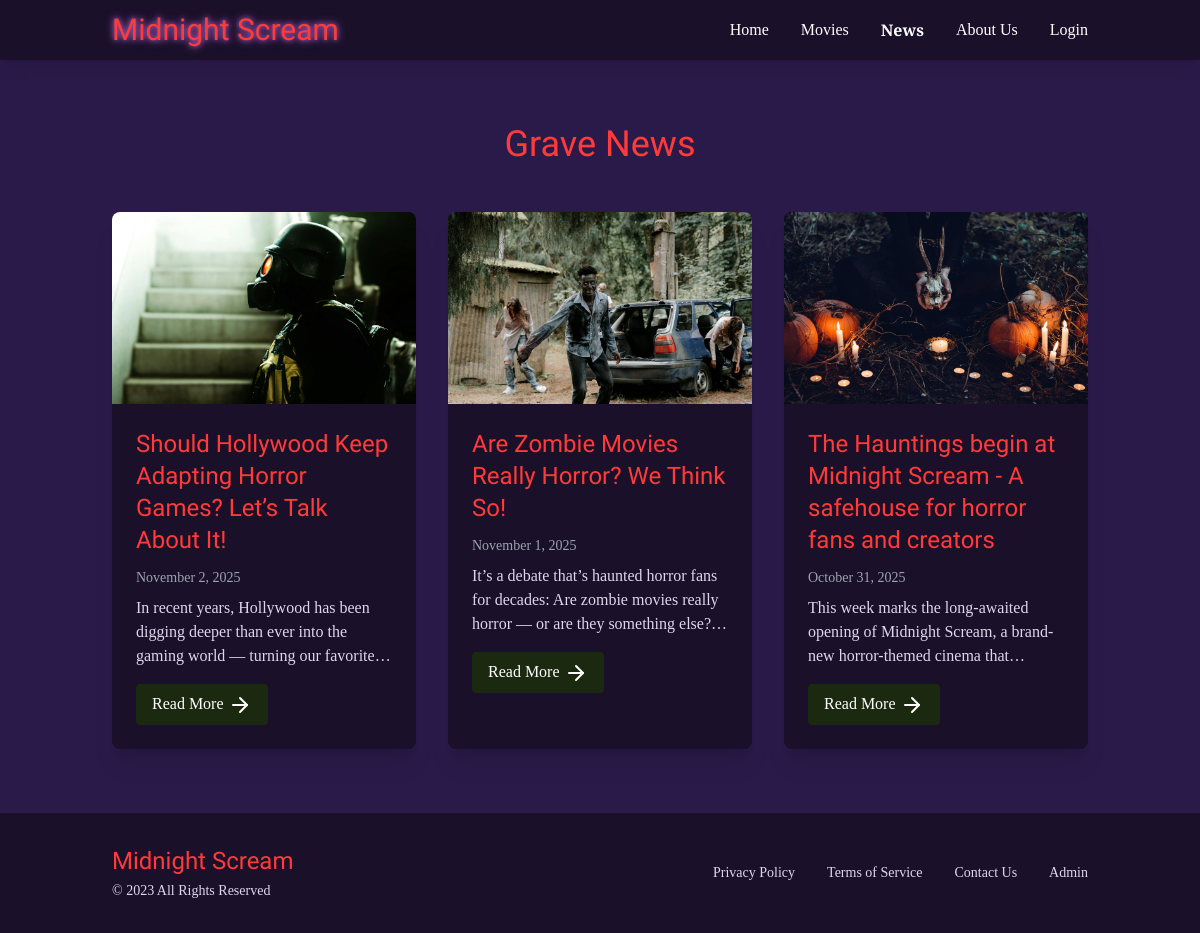
Page /news.php on the committed database.
### tables this page shows
CREATE TABLE News(
    news_id INT NOT NULL AUTO_INCREMENT PRIMARY KEY,
    release_date DATE NOT NULL,
    title VARCHAR(200) NOT NULL,
    content TEXT NOT NULL,
    banner_img VARCHAR(255) NOT NULL
);

### classes/UserSessionHandler.php (called while the page is built, shortened)
<?php
class UserSessionHandler
{
    public function logged_in()
    {
        return isset($_SESSION['user_id']);
    }
}

### classes/DatabaseCon.php (called while the page is built, shortened)
<?php
class DatabaseCon {
    private $user = "Rguldborg";
    private $pass = "123456";
    private $host = "mysql:host=localhost;dbname=CinemaDB";
    public function __construct()
    {
        $user = $this ->user;
        $pass = $this ->pass;
        $host = $this ->host;
        try
        {
            $this -> databaseCon = new PDO($host, $user, $pass);
            return $this -> databaseCon;
        }
        catch (PDOException $error)
        {
            echo "Encountered an error: ". $error->getMessage() . "<br/>";
            die();
        }
    }
}

### classes/NewsDisplay.php (called while the page is built, shortened)
<?php
class NewsDisplay
{
    private $conn;
    public function __construct()
    {
        $db = new DatabaseCon();
        $this->conn = $db->databaseCon;
    }
    public function getPublishedNews()
    {
        $sql = "SELECT *
                FROM News
                WHERE release_date <= CURDATE()
                ORDER BY release_date DESC";
        $stmt = $this->conn->prepare($sql);
        $stmt->execute();
        return $stmt->fetchAll(PDO::FETCH_ASSOC);
    }
}

### news.php (the view, shortened to what this page needs)
<?php
$session = new UserSessionHandler();
$isLoggedIn = $session->logged_in();
$newsDisplay = new NewsDisplay();
$newsList = $newsDisplay->getPublishedNews();
?>
<!DOCTYPE html>
<html lang="en">
<head>
    <script src="https://cdn.tailwindcss.com"></script>
</head>
<body class="min-h-screen">
<nav class="purple-dark sticky top-0 z-50 shadow-lg">
    <div class="container mx-auto px-6 py-3">
        <div class="flex items-center justify-between">
            <div class="flex items-center space-x-8">
                <a href="index.php" class="flex items-center">
                    <span class="horror-font text-3xl blood-red glow">Midnight Scream</span>
                </a>
            </div>
            <div class="hidden md:flex items-center space-x-8">
                <a href="index.php" class="text-white hover:text-purple-300">Home</a>
                <a href="movies.php" class="text-white hover:text-purple-300">Movies</a>
                <a href="news.php" class="text-white font-bold">News</a>
                <a href="about.php" class="text-white hover:text-purple-300">About Us</a>
                <?php if ($isLoggedIn): ?>
                    <a href="profile.php" class="text-white hover:text-purple-300">Profile</a>
                <?php else: ?>
                    <a href="login.php" class="text-white hover:text-purple-300">Login</a>
                <?php endif; ?>
            </div>
        </div>
    </div>
</nav>
<section class="py-16 purple-light">
    <div class="container mx-auto px-6">
        <h1 class="horror-font text-4xl blood-red text-center mb-12">Grave News</h1>
        <div class="grid md:grid-cols-3 gap-8">
            <?php if (empty($newsList)): ?>
                <div class="col-span-full text-center text-gray-400">
                    No news yet. Stay tuned…
                </div>
            <?php else: ?>
                <?php foreach ($newsList as $news): ?>
                    <?php
                    $img = $news['banner_img'];
                    if (empty($img)) {
                        $imgPath = "images/news/placeholder.jpg";
                    } elseif (preg_match('/^https?:\/\//', $img)) {
                        $imgPath = $img;
                    } else {
                        $imgPath = "images/news/" . ltrim($img, "/");
                    }
                    $dateFormatted = date("F j, Y", strtotime($news['release_date']));
                    ?>
                    <div class="purple-dark rounded-lg shadow-xl overflow-hidden">
                        <img src="<?= htmlspecialchars($imgPath) ?>"
                             alt="<?= htmlspecialchars($news['title']) ?>"
                             class="w-full h-48 object-cover">
                        <div class="p-6">
                            <h3 class="horror-font text-2xl blood-red mb-3">
                                <?= htmlspecialchars($news['title']) ?>
                            </h3>
                            <p class="text-sm text-gray-400 mb-2">
                                <?= $dateFormatted ?>
                            </p>
                            <p class="mb-4 line-clamp-3">
                                <?= htmlspecialchars(substr($news['content'], 0, 150)) ?>...
                            </p>
                            <a href="article.php?id=<?= urlencode($news['news_id']) ?>"
                               class="inline-block moss-green hover:bg-green-900 text-white py-2 px-4 rounded transition duration-300">
                                Read More <i data-feather="arrow-right" class="inline"></i>
                            </a>
                        </div>
                    </div>
                <?php endforeach; ?>
            <?php endif; ?>
        </div>
    </div>
</section>
<footer class="purple-dark py-8">
    <div class="container mx-auto px-6">
        <div class="flex flex-col md:flex-row justify-between items-center">
            <div class="mb-4 md:mb-0">
                <span class="horror-font text-2xl blood-red">Midnight Scream</span>
                <p class="text-sm mt-1">© 2023 All Rights Reserved</p>
            </div>
            <div class="flex flex-col md:flex-row md:space-x-8 space-y-2 md:space-y-0 text-sm">
                <a href="#" class="hover:text-purple-300">Privacy Policy</a>
                <a href="#" class="hover:text-purple-300">Terms of Service</a>
                <a href="#" class="hover:text-purple-300">Contact Us</a>
                <a href="admin/login.php" class="hover:text-purple-300">Admin</a>
            </div>
        </div>
    </div>
</footer>
</body>
</html>

### news.php (style rules this page uses)
body { font-family: 'EB Garamond', serif; background-color: #0f0a1a; color: #e0d6eb; }
.horror-font { font-family: 'Creepster', cursive; }
.purple-dark { background-color: #1a1029; }
.purple-light { background-color: #2a1a4a; }
.moss-green { background-color: #1a2910; }
.blood-red { color: #ff3a3a; }
.glow { text-shadow: 0 0 5px #9b59b6, 0 0 10px #9b59b6; }

### rows in the picture
news: banner_img (picture), title "Should Hollywood Keep Adapting Horror Games? Let’s Talk About It!", release_date "November 2, 2025", content "In recent years, Hollywood has been digging deeper than ever into the gaming world — turning our…"
news: banner_img (picture), title "Are Zombie Movies Really Horror? We Think So!", release_date "November 1, 2025", content "It’s a debate that’s haunted horror fans for decades: Are zombie movies really horror — or are they something…"
news: banner_img (picture), title "The Hauntings begin at Midnight Scream - A safehouse for horror fans and creators", release_date "October 31, 2025", content "This week marks the long-awaited opening of Midnight Scream, a brand-new horror-themed cinema…"
